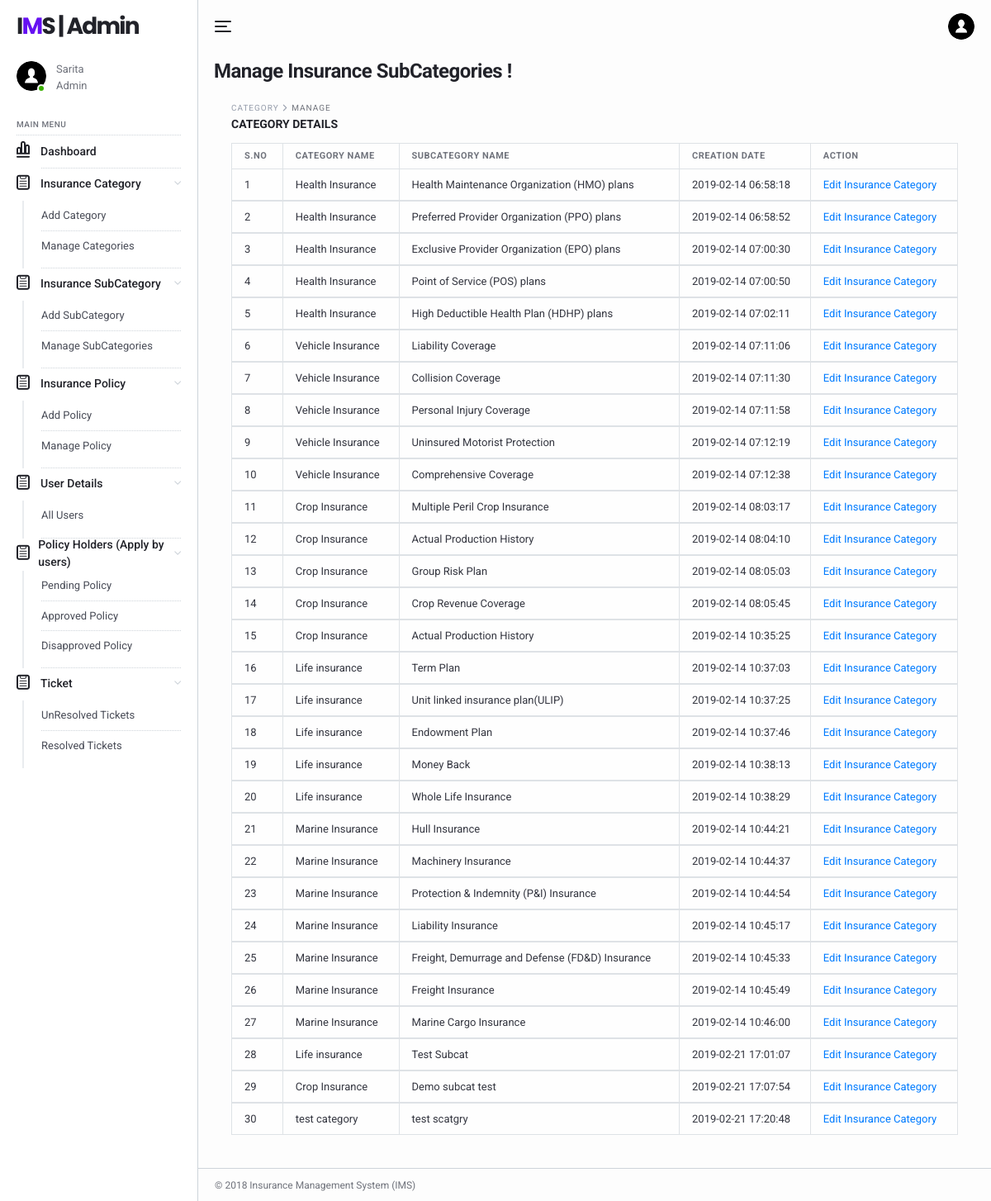
The page /ims/admin/manage-subcategories.php (signed in) on the database its author committed.
### tables this page shows
CREATE TABLE `tblimsadmin` (
  `ID` int(11) NOT NULL,
  `AdminName` varchar(120) DEFAULT NULL,
  `AdminUsername` varchar(45) DEFAULT NULL,
  `Password` varchar(45) DEFAULT NULL,
  `AdminRegdate` timestamp NULL DEFAULT CURRENT_TIMESTAMP
);

CREATE TABLE `tblsubcategory` (
  `id` int(11) NOT NULL,
  `CategoryId` char(5) NOT NULL,
  `SubcategoryName` varchar(200) NOT NULL,
  `CreationDate` timestamp NULL DEFAULT CURRENT_TIMESTAMP,
  `UpdationDate` timestamp NULL DEFAULT NULL ON UPDATE CURRENT_TIMESTAMP
);

CREATE TABLE `category` (
  `ID` int(11) NOT NULL,
  `CategoryName` varchar(45) DEFAULT NULL,
  `CreationDate` timestamp NULL DEFAULT CURRENT_TIMESTAMP
);

### ims/admin/manage-subcategories.php (the view, shortened to what this page needs)
<?php
include('includes/dbconnection.php');
if (strlen($_SESSION['aid']==0)) {
  header('location:logout.php');
  } else{
?>
<!DOCTYPE html>
<html lang="en">
  <head>
    <link href="../lib/fontawesome-free/css/all.min.css" rel="stylesheet">
    <link href="../lib/ionicons/css/ionicons.min.css" rel="stylesheet">
    <link href="../lib/typicons.font/typicons.css" rel="stylesheet">
    <link href="../lib/morris.js/morris.css" rel="stylesheet">
    <link href="../lib/flag-icon-css/css/flag-icon.min.css" rel="stylesheet">
    <link href="../lib/jqvmap/jqvmap.min.css" rel="stylesheet">
    <link rel="stylesheet" href="../css/azia.css">
  </head>
  <body class="az-body az-body-sidebar">
<?php include_once('includes/sidebar.php');?>
    <div class="az-content az-content-dashboard-two">
<?php include_once('includes/header.php');?>
      <div class="az-content-header d-block d-md-flex">
        <div>
          <h2 class="az-content-title mg-b-5 mg-b-lg-8">Manage Insurance SubCategories !</h2>
        </div>
      </div>
      <div class="az-content-body">
     <div class="az-content">
      <div class="container">
        <div class="az-content-body">
          <div class="az-content-breadcrumb">
            <span>Category </span>
            <span>Manage</span>
          </div>
          <div class="az-content-label mg-b-5">Category Details</div>
          <div class="table-responsive">
            <table class="table table-bordered mg-b-0">
              <thead>
                <tr>
                  <th>S.NO</th>
                  <th>Category Name</th>
                   <th>SubCategory Name</th>
                  <th>Creation Date</th>
                  <th>Action</th>
                </tr>
              </thead>
              <?php
$ret=mysqli_query($con,"select category.CategoryName as catname,tblsubcategory.SubcategoryName as subcat,tblsubcategory.CreationDate as cdate,tblsubcategory.id as subcatid from tblsubcategory inner join category on category.ID=tblsubcategory.CategoryId");
$cnt=1;
while ($row=mysqli_fetch_array($ret)) {
?>
              <tbody>
                <tr>
                  <td><?php echo $cnt;?></td>
                  <td><?php  echo $row['catname'];?></td>
                  <td><?php  echo $row['subcat'];?></td>
                   <td><?php  echo $row['cdate'];?></td>
                  <td><a href="edit-subcategory.php?scid=<?php echo $row['subcatid'];?>">Edit Insurance Category</a>
                </tr>
                <?php
$cnt=$cnt+1;
}?>
              </tbody>
            </table>
          </div>
            </div>
          </div>
        </div>
      </div>
    <?php include_once('includes/footer.php');?>
    </div>
  </body>
</html>
<?php }  ?>

### ims/admin/includes/sidebar.php
  <div class="az-sidebar">
      <div class="az-sidebar-header">
        <a href="#" class="az-logo">I<span>M</span>S | Admin</a>
      </div>
      <div class="az-sidebar-loggedin">
        <div class="az-img-user online"><img src="../img/user.png" alt=""></div>
        <div class="media-body">
                      <?php
$adminid=$_SESSION['aid'];
$ret=mysqli_query($con,"select AdminName from tblimsadmin where ID='$adminid'");
$row=mysqli_fetch_array($ret);
$name=$row['AdminName'];
?>
                  <span><?php echo $name; ?></span>
          <span>Admin</span>
        </div>
      </div>
      <div class="az-sidebar-body">
        <ul class="nav">
          <li class="nav-label">Main Menu</li>
            <li class="nav-item show">
            <a href="dashboard.php" class="nav-link"><i class="typcn typcn-chart-bar-outline"></i>Dashboard</a>
          </li>
          <li class="nav-item show">
            <a href="#" class="nav-link with-sub"><i class="typcn typcn-clipboard"></i>Insurance Category</a>
            <nav class="nav-sub">
              <a href="add-category.php" class="nav-sub-link">Add Category</a>
              <a href="manage-categories.php" class="nav-sub-link">Manage Categories</a>
            </nav>
          </li>
<li class="nav-item show">
            <a href="#" class="nav-link with-sub"><i class="typcn typcn-clipboard"></i>Insurance SubCategory</a>
            <nav class="nav-sub">
              <a href="add-subcategory.php" class="nav-sub-link">Add SubCategory</a>
              <a href="manage-subcategories.php" class="nav-sub-link">Manage SubCategories</a>
            </nav>
<li class="nav-item show">
            <a href="#" class="nav-link with-sub"><i class="typcn typcn-clipboard"></i>Insurance Policy</a>
            <nav class="nav-sub">
              <a href="policyform.php" class="nav-sub-link">Add Policy</a>
              <a href="manage-policyform.php" class="nav-sub-link">Manage Policy</a>
            </nav>
          </li>
          <li class="nav-item show">
            <a href="" class="nav-link with-sub"><i class="typcn typcn-clipboard"></i>User Details</a>
            <nav class="nav-sub">
              <a href="user-detail.php" class="nav-sub-link">All Users</a>
            </nav>
          </li>
<li class="nav-item show">
            <a href="#" class="nav-link with-sub"><i class="typcn typcn-clipboard"></i>Policy Holders (Apply by users)</a>
            <nav class="nav-sub">
              <a href="pending-policy.php" class="nav-sub-link">Pending Policy</a>
            <a href="approve-policy.php" class="nav-sub-link">Approved Policy</a>
            <a href="disapprove-policy.php" class="nav-sub-link">Disapproved Policy</a>
            </nav>
          </li>
          <li class="nav-item show">
            <a href="" class="nav-link with-sub"><i class="typcn typcn-clipboard"></i>Ticket</a>
            <nav class="nav-sub">
              <a href="unresolved-tickets.php" class="nav-sub-link">UnResolved Tickets</a>
              <a href="resolved-tickets.php" class="nav-sub-link">Resolved Tickets</a>
            </nav>
          </li>
        </ul>
      </div>
    </div>

### rows shown on the page
tblimsadmin: AdminName "Sarita"
tblsubcategory: CategoryId.CategoryName "Health Insurance", SubcategoryName "Health Maintenance Organization (HMO) plans", CreationDate "2019-02-14 06:58:18"
tblsubcategory: CategoryId.CategoryName "Health Insurance", SubcategoryName "Preferred Provider Organization (PPO) plans", CreationDate "2019-02-14 06:58:52"
tblsubcategory: CategoryId.CategoryName "Health Insurance", SubcategoryName "Exclusive Provider Organization (EPO) plans", CreationDate "2019-02-14 07:00:30"
tblsubcategory: CategoryId.CategoryName "Health Insurance", SubcategoryName "Point of Service (POS) plans", CreationDate "2019-02-14 07:00:50"
tblsubcategory: CategoryId.CategoryName "Health Insurance", SubcategoryName "High Deductible Health Plan (HDHP) plans", CreationDate "2019-02-14 07:02:11"
tblsubcategory: CategoryId.CategoryName "Vehicle Insurance", SubcategoryName "Liability Coverage", CreationDate "2019-02-14 07:11:06"
tblsubcategory: CategoryId.CategoryName "Vehicle Insurance", SubcategoryName "Collision Coverage", CreationDate "2019-02-14 07:11:30"
tblsubcategory: CategoryId.CategoryName "Vehicle Insurance", SubcategoryName "Personal Injury Coverage", CreationDate "2019-02-14 07:11:58"
tblsubcategory: CategoryId.CategoryName "Vehicle Insurance", SubcategoryName "Uninsured Motorist Protection", CreationDate "2019-02-14 07:12:19"
tblsubcategory: CategoryId.CategoryName "Vehicle Insurance", SubcategoryName "Comprehensive Coverage", CreationDate "2019-02-14 07:12:38"
tblsubcategory: CategoryId.CategoryName "Crop Insurance", SubcategoryName "Multiple Peril Crop Insurance", CreationDate "2019-02-14 08:03:17"
tblsubcategory: CategoryId.CategoryName "Crop Insurance", SubcategoryName "Actual Production History", CreationDate "2019-02-14 08:04:10"
tblsubcategory: CategoryId.CategoryName "Crop Insurance", SubcategoryName "Group Risk Plan", CreationDate "2019-02-14 08:05:03"
tblsubcategory: CategoryId.CategoryName "Crop Insurance", SubcategoryName "Crop Revenue Coverage", CreationDate "2019-02-14 08:05:45"
tblsubcategory: CategoryId.CategoryName "Crop Insurance", SubcategoryName "Actual Production History", CreationDate "2019-02-14 10:35:25"
tblsubcategory: CategoryId.CategoryName "Life insurance", SubcategoryName "Term Plan", CreationDate "2019-02-14 10:37:03"
tblsubcategory: CategoryId.CategoryName "Life insurance", SubcategoryName "Unit linked insurance plan(ULIP)", CreationDate "2019-02-14 10:37:25"
tblsubcategory: CategoryId.CategoryName "Life insurance", SubcategoryName "Endowment Plan", CreationDate "2019-02-14 10:37:46"
tblsubcategory: CategoryId.CategoryName "Life insurance", SubcategoryName "Money Back", CreationDate "2019-02-14 10:38:13"
tblsubcategory: CategoryId.CategoryName "Life insurance", SubcategoryName "Whole Life Insurance", CreationDate "2019-02-14 10:38:29"
tblsubcategory: CategoryId.CategoryName "Marine Insurance", SubcategoryName "Hull Insurance", CreationDate "2019-02-14 10:44:21"
tblsubcategory: CategoryId.CategoryName "Marine Insurance", SubcategoryName "Machinery Insurance", CreationDate "2019-02-14 10:44:37"
tblsubcategory: CategoryId.CategoryName "Marine Insurance", SubcategoryName "Protection & Indemnity (P&I) Insurance", CreationDate "2019-02-14 10:44:54"
tblsubcategory: CategoryId.CategoryName "Marine Insurance", SubcategoryName "Liability Insurance", CreationDate "2019-02-14 10:45:17"
tblsubcategory: CategoryId.CategoryName "Marine Insurance", SubcategoryName "Freight, Demurrage and Defense (FD&D) Insurance", CreationDate "2019-02-14 10:45:33"
tblsubcategory: CategoryId.CategoryName "Marine Insurance", SubcategoryName "Freight Insurance", CreationDate "2019-02-14 10:45:49"
tblsubcategory: CategoryId.CategoryName "Marine Insurance", SubcategoryName "Marine Cargo Insurance", CreationDate "2019-02-14 10:46:00"
tblsubcategory: CategoryId.CategoryName "Life insurance", SubcategoryName "Test Subcat", CreationDate "2019-02-21 17:01:07"
tblsubcategory: CategoryId.CategoryName "Crop Insurance", SubcategoryName "Demo subcat test", CreationDate "2019-02-21 17:07:54"
tblsubcategory: CategoryId.CategoryName "test category", SubcategoryName "test scatgry", CreationDate "2019-02-21 17:20:48"
